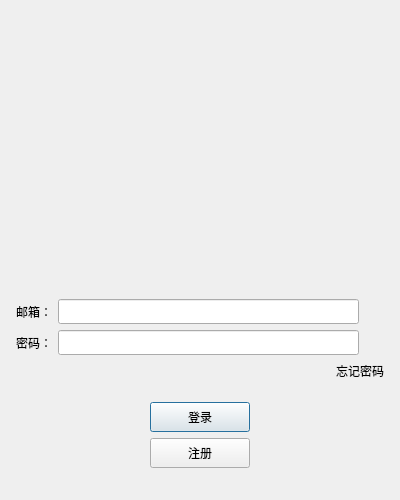
<?xml version="1.0" encoding="UTF-8"?>
<ui version="4.0">
 <class>LoginDialog</class>
 <widget class="QDialog" name="LoginDialog">
  <property name="geometry">
   <rect>
    <x>0</x>
    <y>0</y>
    <width>400</width>
    <height>500</height>
   </rect>
  </property>
  <property name="minimumSize">
   <size>
    <width>0</width>
    <height>0</height>
   </size>
  </property>
  <property name="maximumSize">
   <size>
    <width>16777215</width>
    <height>16777215</height>
   </size>
  </property>
  <property name="windowTitle">
   <string>Dialog</string>
  </property>
  <layout class="QVBoxLayout" name="verticalLayout_3">
   <item>
    <layout class="QVBoxLayout" name="verticalLayout_2">
     <property name="leftMargin">
      <number>5</number>
     </property>
     <property name="topMargin">
      <number>5</number>
     </property>
     <property name="rightMargin">
      <number>5</number>
     </property>
     <property name="bottomMargin">
      <number>5</number>
     </property>
     <item>
      <widget class="QLabel" name="err_tip">
       <property name="minimumSize">
        <size>
         <width>0</width>
         <height>25</height>
        </size>
       </property>
       <property name="maximumSize">
        <size>
         <width>16777215</width>
         <height>25</height>
        </size>
       </property>
       <property name="text">
        <string/>
       </property>
       <property name="alignment">
        <set>Qt::AlignCenter</set>
       </property>
      </widget>
     </item>
     <item>
      <widget class="QWidget" name="head_widget" native="true">
       <property name="minimumSize">
        <size>
         <width>200</width>
         <height>230</height>
        </size>
       </property>
       <layout class="QGridLayout" name="gridLayout">
        <item row="1" column="0">
         <widget class="QLabel" name="head_label">
          <property name="minimumSize">
           <size>
            <width>200</width>
            <height>200</height>
           </size>
          </property>
          <property name="maximumSize">
           <size>
            <width>200</width>
            <height>200</height>
           </size>
          </property>
          <property name="text">
           <string/>
          </property>
         </widget>
        </item>
       </layout>
      </widget>
     </item>
     <item>
      <spacer name="verticalSpacer_3">
       <property name="orientation">
        <enum>Qt::Vertical</enum>
       </property>
       <property name="sizeHint" stdset="0">
        <size>
         <width>20</width>
         <height>40</height>
        </size>
       </property>
      </spacer>
     </item>
     <item>
      <layout class="QHBoxLayout" name="horizontalLayout_2">
       <item>
        <widget class="QLabel" name="email_lb">
         <property name="minimumSize">
          <size>
           <width>0</width>
           <height>25</height>
          </size>
         </property>
         <property name="maximumSize">
          <size>
           <width>16777215</width>
           <height>25</height>
          </size>
         </property>
         <property name="text">
          <string>邮箱：</string>
         </property>
        </widget>
       </item>
       <item>
        <widget class="QLineEdit" name="email_edit">
         <property name="minimumSize">
          <size>
           <width>0</width>
           <height>25</height>
          </size>
         </property>
         <property name="maximumSize">
          <size>
           <width>16777215</width>
           <height>25</height>
          </size>
         </property>
        </widget>
       </item>
       <item>
        <spacer name="horizontalSpacer_6">
         <property name="orientation">
          <enum>Qt::Horizontal</enum>
         </property>
         <property name="sizeType">
          <enum>QSizePolicy::Fixed</enum>
         </property>
         <property name="sizeHint" stdset="0">
          <size>
           <width>25</width>
           <height>20</height>
          </size>
         </property>
        </spacer>
       </item>
      </layout>
     </item>
     <item>
      <layout class="QHBoxLayout" name="horizontalLayout_3">
       <item>
        <widget class="QLabel" name="pass_label">
         <property name="minimumSize">
          <size>
           <width>0</width>
           <height>25</height>
          </size>
         </property>
         <property name="maximumSize">
          <size>
           <width>16777215</width>
           <height>25</height>
          </size>
         </property>
         <property name="text">
          <string>密码：</string>
         </property>
        </widget>
       </item>
       <item>
        <widget class="QLineEdit" name="pass_edit">
         <property name="minimumSize">
          <size>
           <width>0</width>
           <height>25</height>
          </size>
         </property>
         <property name="maximumSize">
          <size>
           <width>16777215</width>
           <height>25</height>
          </size>
         </property>
        </widget>
       </item>
       <item>
        <spacer name="horizontalSpacer_7">
         <property name="orientation">
          <enum>Qt::Horizontal</enum>
         </property>
         <property name="sizeType">
          <enum>QSizePolicy::Fixed</enum>
         </property>
         <property name="sizeHint" stdset="0">
          <size>
           <width>25</width>
           <height>20</height>
          </size>
         </property>
        </spacer>
       </item>
      </layout>
     </item>
     <item>
      <layout class="QHBoxLayout" name="horizontalLayout_4">
       <item>
        <spacer name="horizontalSpacer">
         <property name="orientation">
          <enum>Qt::Horizontal</enum>
         </property>
         <property name="sizeHint" stdset="0">
          <size>
           <width>40</width>
           <height>20</height>
          </size>
         </property>
        </spacer>
       </item>
       <item>
        <widget class="ClickedLabel" name="forget_label">
         <property name="text">
          <string>忘记密码</string>
         </property>
        </widget>
       </item>
      </layout>
     </item>
     <item>
      <spacer name="verticalSpacer_2">
       <property name="orientation">
        <enum>Qt::Vertical</enum>
       </property>
       <property name="sizeHint" stdset="0">
        <size>
         <width>20</width>
         <height>40</height>
        </size>
       </property>
      </spacer>
     </item>
     <item>
      <layout class="QHBoxLayout" name="horizontalLayout_5">
       <item>
        <spacer name="horizontalSpacer_2">
         <property name="orientation">
          <enum>Qt::Horizontal</enum>
         </property>
         <property name="sizeHint" stdset="0">
          <size>
           <width>40</width>
           <height>20</height>
          </size>
         </property>
        </spacer>
       </item>
       <item>
        <widget class="QPushButton" name="login_btn">
         <property name="minimumSize">
          <size>
           <width>100</width>
           <height>30</height>
          </size>
         </property>
         <property name="text">
          <string>登录</string>
         </property>
        </widget>
       </item>
       <item>
        <spacer name="horizontalSpacer_3">
         <property name="orientation">
          <enum>Qt::Horizontal</enum>
         </property>
         <property name="sizeHint" stdset="0">
          <size>
           <width>40</width>
           <height>20</height>
          </size>
         </property>
        </spacer>
       </item>
      </layout>
     </item>
     <item>
      <layout class="QHBoxLayout" name="horizontalLayout_6">
       <item>
        <spacer name="horizontalSpacer_4">
         <property name="orientation">
          <enum>Qt::Horizontal</enum>
         </property>
         <property name="sizeHint" stdset="0">
          <size>
           <width>40</width>
           <height>20</height>
          </size>
         </property>
        </spacer>
       </item>
       <item>
        <widget class="QPushButton" name="reg_btn">
         <property name="minimumSize">
          <size>
           <width>100</width>
           <height>30</height>
          </size>
         </property>
         <property name="text">
          <string>注册</string>
         </property>
        </widget>
       </item>
       <item>
        <spacer name="horizontalSpacer_5">
         <property name="orientation">
          <enum>Qt::Horizontal</enum>
         </property>
         <property name="sizeHint" stdset="0">
          <size>
           <width>40</width>
           <height>20</height>
          </size>
         </property>
        </spacer>
       </item>
      </layout>
     </item>
     <item>
      <spacer name="verticalSpacer">
       <property name="orientation">
        <enum>Qt::Vertical</enum>
       </property>
       <property name="sizeHint" stdset="0">
        <size>
         <width>20</width>
         <height>40</height>
        </size>
       </property>
      </spacer>
     </item>
    </layout>
   </item>
  </layout>
 </widget>
 <customwidgets>
  <customwidget>
   <class>ClickedLabel</class>
   <extends>QLabel</extends>
   <header>clickedlabel.h</header>
  </customwidget>
 </customwidgets>
 <resources/>
 <connections/>
</ui>
